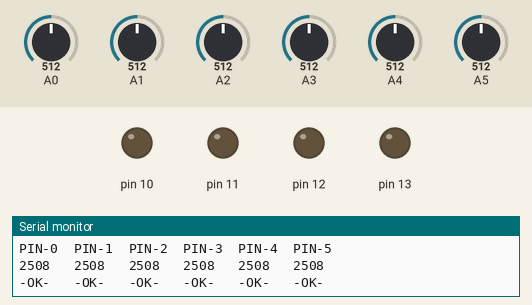
The sketch below on a simulated Arduino Uno, built with avr-gcc and run on an emulated ATmega328P. Shown: output pins drawn as LEDs (lit = HIGH), the last lines printed to the serial monitor. Inputs (shaded band) come from the test bench; at power-on: A0 = 512, A1 = 512, A2 = 512, A3 = 512, A4 = 512, A5 = 512.

Above: at 0.11 s.
At 0.3 s:
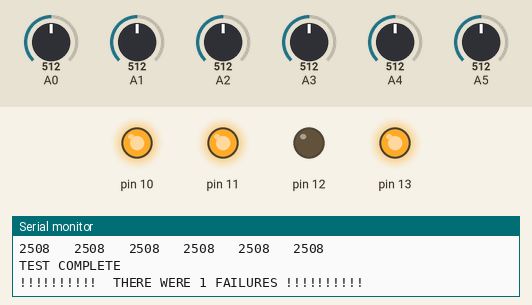
At 1.8 s:
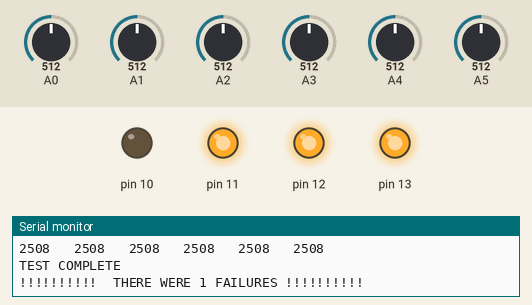
Timing chart, 0 to 3.0 s (numbered marks = the images above):
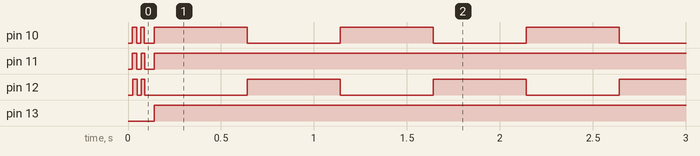

The sketch:

SelfTest.ino
```cpp
// from http://terryking.us/arduino-testing.htm
/* YourDuino Arduino Board TEST
 Tests all Arduino I/O and Analog pins for Source and Sink ability
 Tests Analog Read on A0..A5
 terry@yourduino.com
azaxev@gmail.com


 This test assumes that pins 0 (RX Data) and 1 (TX Data) are OK
 if programs can be loaded, and that pin 13 is OK if it's attached LED
 can be blinked. Pin 13 is not tested for current sink ability.

 This test works with a "Test Shield" that is plugged on top
 of the Arduino under test. This shield has a common isolated
 connection point. The Common Point has 17 220 ohm resistors
 connected to every digital pin from 2 to 12, and to every analog
 pin from 0 to 5. It also has two 100,000 ohm resistors which
 connect it to Ground and +5.0 volts, forming a voltage divider
 that sets the common point to 2.50 volts when all pins are in
 the reset high-impedance input condition. This is read by A0 to
 initially test if any of the pins are "stuck" or "leaking", which
 will pull the common point away from 2.50 volts

 Next, pins 3 thru A5 are tested by setting them High or Low against
 an opposite load presented by pin 2. Each pin must be able to
 source and sink at least 10 ma to bring the common point near 2.50 volts.
 If pin 2 fails, all other pins will fail.

 Next, A0 thru A5 are tested individually with voltages near 1.66, 2.50, 3.33volts
 and possibly others, using the resistors connected to the digital pins to
 make various voltage dividers.

 This design and software is licensed under a Creative Commons
 Attribution-Noncommercial-Share Alike 3.0 License:
 http://creativecommons.org/licenses/by-nc-sa/3
 */

/*-----( Declare Constants )-----*/

const  int    A2D_Delay    =  1; //ms delay for A-D to settle

const  word LowStuckResultOK     =  2400;
const  word HighStuckResultOK    =  2600;
const  word LowVoltResultOK      =  2300;
const  word HighVoltResultOK     =  2700;

/*-----( Declare Variables )-----*/

byte gTestPin;
word gMiliVolts;      // Result of AnalogRead 0..1023
int gFailCount;          // Count failures that occur
byte FailArray[20];    // Save Pass-Fail during a test
int FailArrayPtr;

void setup()   /****** SETUP: RUNS ONCE ******/
{
//  delay(500);
  Serial.begin(115200);
//  delay(500);
  Serial.println("Arduino Board Test");
//  Serial.println("YourDuino.com terry@yourduino.com");
//  delay(500);
//  LED13.blink(300, 4);  // "HI" in Morse code
//  delay(500);
//  LED13.blink(300, 2);

}//--(end setup )---

word analogReadMV(byte pin)
{
	return (word)(analogRead(pin)) * 49 / 10;
}

void printVolt()
{
//	Serial.print(gMiliVolts/1000);
//	Serial.print('.');
//	Serial.print(gMiliVolts%1000/10);
	Serial.print(gMiliVolts);
}

void loop()   /****** LOOP: RUNS CONSTANTLY ******/
{
  gFailCount = 0;
  Serial.println();
  Serial.println("--- TEST START ---");

//-------------( TEST 1 )---------------------------------------------
  Serial.println("TEST 001 - Any stuck pins??");
//  delay(500);
  gMiliVolts = analogReadMV(A0);
  Serial.print("VoltsRead = ");
  printVolt();

  if (gMiliVolts > LowStuckResultOK
    &&  gMiliVolts < HighStuckResultOK)
  {
    Serial.println("  -- OK!");
  }
  else
  {
    gFailCount ++;
    Serial.println("  ** STUCK OR LEAKY PIN FAIL ** ");
  }

//-----------------------( TEST 2 )--------------------------------
  Serial.println();
  Serial.println("TEST 002 - Digital Pins Source Current");
  pinMode(2, OUTPUT);      // Set Load pin to Output mode
  digitalWrite(2, LOW);              // Connect Low Load
  FailArrayPtr    =  0 ;

  //---------( Write the Digital Pin Labels )---------------
  WriteDigitalPinLabels();

  //------( Loop thru pins, testing )-----------
	for(gTestPin=3; gTestPin<=12; gTestPin++)
	{
		FailArrayPtr ++ ;

		pinMode(gTestPin, OUTPUT);      // Set tested pin to Output mode
		digitalWrite(gTestPin, HIGH);  // Pin Sources current HIGH
		delay(A2D_Delay);
		gMiliVolts = analogReadMV(A0);
		pinMode(gTestPin, INPUT);      // ReSet tested pin to Input mode

		printVolt();
		Serial.print("   ");

		if (gMiliVolts > LowVoltResultOK
		  &&  gMiliVolts < HighVoltResultOK)
		{
		  FailArray[FailArrayPtr]  = 0;
		}
		else
		{
		  FailArray[FailArrayPtr]  = 1;
		}

	}//END Loop thru Source Tests

  Serial.println();
  WriteDigitalPassFail();


//--------------------( TEST 3 )----------------------------------------

  Serial.println("\nTEST 003 - Digital Pins Sink Current");
  pinMode(2, OUTPUT);      // Set Load pin to Output mode
  digitalWrite(2, HIGH);              // Connect HIGH Load
  FailArrayPtr    =  0 ;

  //---------( Write the Digital Pin Labels )------------
  WriteDigitalPinLabels();

  //------( Loop thru pins, testing )-----------
	for(gTestPin=3; gTestPin<=12; gTestPin++)
	{
		FailArrayPtr ++ ;

		pinMode(gTestPin, OUTPUT);      // Set tested pin to Output mode
		digitalWrite(gTestPin, LOW);  // Pin Sinks current LOW
		delay(A2D_Delay);
		gMiliVolts = analogReadMV(A0);
		pinMode(gTestPin, INPUT);      // ReSet tested pin to Input mode

		printVolt();
		Serial.print("   ");

		if (gMiliVolts > LowVoltResultOK
		  &&  gMiliVolts < HighVoltResultOK)
		{
		  FailArray[FailArrayPtr]  = 0;
		}
		else
		{
		  FailArray[FailArrayPtr]  = 1;
		}

	}//END Loop thru Source Tests

  Serial.println();
  WriteDigitalPassFail();


//-------------------------( TEST 4 )----------------------------------------
  Serial.println();
  Serial.println("TEST 004 - Analog Pins Source Current");
  pinMode(2, OUTPUT);      // Set Load pin to Output mode
  digitalWrite(2, LOW);              // Connect Low Load

  WriteAnalogPinLabels();

	for(gTestPin=3; gTestPin<=12; gTestPin++)
	{
		FailArrayPtr ++ ;

		pinMode(gTestPin, OUTPUT);      // Set tested pin to Output mode
		digitalWrite(gTestPin, HIGH);  // Pin Sources current HIGH
		delay(A2D_Delay);
		gMiliVolts = analogReadMV(A0);
		pinMode(gTestPin, INPUT);      // ReSet tested pin to Input mode
		printVolt();
		Serial.print("   ");

		if (gMiliVolts > LowVoltResultOK
		  &&  gMiliVolts < HighVoltResultOK)
		{
		  FailArray[FailArrayPtr]  = 0;
		}
		else
		{
		  FailArray[FailArrayPtr]  = 1;
		}

	}
  Serial.println();
  WriteAnalogPassFail();

  /*---------( TEST 5 )----------------------*/

  Serial.println("\nTEST 005 - Analog Pins Sink Current");
  pinMode(2, OUTPUT);      // Set Load pin to Output mode
  digitalWrite(2, HIGH);              // Connect HIGH Load

  WriteAnalogPinLabels();

	for(gTestPin=3; gTestPin<=12; gTestPin++)
	{
		FailArrayPtr ++ ;

		pinMode(gTestPin, OUTPUT);      // Set tested pin to Output mode
		digitalWrite(gTestPin, LOW);    // Pin Sinks current LOW
		delay(A2D_Delay);
		gMiliVolts = analogReadMV(A0);
		pinMode(gTestPin, INPUT);      // ReSet tested pin to Input mode
		printVolt();
		Serial.print("   ");

		if (gMiliVolts > LowVoltResultOK
		  &&  gMiliVolts < HighVoltResultOK)
		{
		  FailArray[FailArrayPtr]  = 0;
		}
		else
		{
		  FailArray[FailArrayPtr]  = 1;
		}

	}

  Serial.println();
  WriteAnalogPassFail();


  /*---------( TEST 6 )----------------------*/
  Serial.println();
  Serial.println("TEST 006 - Analog Pins A0 to A5: A to D (About 2.50 V)");
  pinMode(2, OUTPUT);      // Set Load pin to Output mode
  digitalWrite(2, HIGH);              // Connect HIGH Load
  pinMode(3, OUTPUT);      // Set Load pin to Output mode
  digitalWrite(3, LOW);              // Connect LOW Load

  WriteAnalogVoltLabels();

  for (  gTestPin = A0;
         gTestPin <= A5;
         gTestPin ++)
  {// Loop thru Analog Tests
    delay(A2D_Delay);
    gMiliVolts = analogReadMV(gTestPin);
    printVolt();
    FailArray[FailArrayPtr]= (gMiliVolts > 2250 && gMiliVolts < 2750) ? 0 : 1;
    Serial.print("   ");
  }// END Loop thru Analog Tests
  Serial.println();
  WriteAnalogPassFail();

  /*---------( TEST 7 )----------------------*/
  Serial.println();
  Serial.println();
  Serial.println("TEST 007 - Analog Pins A0 to A5: A to D (About 3.33 V)");
  pinMode(4, OUTPUT);      // Set Load pin to Output mode
  digitalWrite(4, HIGH);              // Connect 2nd Resistor

  WriteAnalogVoltLabels();

  for (  gTestPin = A0;
         gTestPin <= A5;
         gTestPin ++)
  {// Loop thru Analog Tests
    delay(A2D_Delay);
    gMiliVolts = analogReadMV(gTestPin);
    printVolt();
    FailArray[FailArrayPtr]= (gMiliVolts > 2997 && gMiliVolts < 3663) ? 0 : 1;
    Serial.print("   ");
  }// END Loop thru Analog Tests
  Serial.println();
  WriteAnalogPassFail();


  /*---------( TEST 8 )----------------------*/
  Serial.println();
  Serial.println();
  Serial.println("TEST 008 - Analog Pins A0 to A5: A to D (About 1.66 V)");
  pinMode(4, OUTPUT);      // Set Load pin to Output mode
  digitalWrite(4, LOW);              // Connect 2nd Resistor

  WriteAnalogVoltLabels();

  for (  gTestPin = A0;
         gTestPin <= A5;
         gTestPin ++)
  {// Loop thru Analog Tests
    delay(A2D_Delay);
    gMiliVolts = analogReadMV(gTestPin);
    printVolt();
    FailArray[FailArrayPtr]= (gMiliVolts > 1494 && gMiliVolts < 1826) ? 0 : 1;
    Serial.print("   ");
  }// END Loop thru Analog Tests

  //----------( End Test Digital and Analog Ports: Reset everything)-------
  pinMode(2, INPUT);      // Reset Load pin to Input mode
  pinMode(3, INPUT);      // Reset Load pin to Input mode
  pinMode(4, INPUT);      // Reset Load pin to Input mode
  MCUCR |= ( 1 << PUD ); //Disable all Pullups

  /*------------( TEST COMPLETE )----------------*/
  Serial.println();
  Serial.println("TEST COMPLETE");
  if (gFailCount > 0)
  {
    Serial.print("!!!!!!!!!!  THERE WERE ");
    Serial.print(gFailCount, DEC);
    Serial.print(" FAILURES !!!!!!!!!!");
  }
  Serial.println();

    pinMode(13, OUTPUT);
    pinMode(10, OUTPUT);
    pinMode(11, OUTPUT);
    pinMode(12, OUTPUT);
    digitalWrite(13, HIGH);
    for(;;)
    {
        digitalWrite(10, HIGH);
        digitalWrite(11, gFailCount ? HIGH : LOW);
        digitalWrite(12, gFailCount ? LOW : HIGH);
        delay(500);
        digitalWrite(10, LOW);
        digitalWrite(11, HIGH);
        digitalWrite(12, HIGH);
        delay(500);
    }
  //--(end main loop )---
}
//----------------( Declare User-written Functions )--------------------------

void WriteDigitalPinLabels()
{
  //---------( Write the Digital Pin Labels )---------------------
  for (  gTestPin = 3;
         gTestPin <= 12;
         gTestPin ++)
  {//Write the label strings
    Serial.print("PIN-");
    Serial.print(gTestPin, DEC);
    Serial.print(gTestPin < 10 ? "  " : " ");
  }// Write Labels
  Serial.println();
}

void WriteAnalogPinLabels()
{
  //---------( Write the Analog Pin Labels )---------------------
  for (  gTestPin = A1;
         gTestPin <= A5;
         gTestPin ++)
  {//Write the label strings
    Serial.print("PIN-");
    Serial.print(gTestPin-14 , DEC);
    Serial.print("  ");
  }// Write Labels
  Serial.println();
}


void WriteAnalogVoltLabels()
{
  //---------( Write the Analog Pin Labels )---------------------
  for (  gTestPin = A0;
         gTestPin <= A5;
         gTestPin ++)
  {//Write the label strings
    Serial.print("PIN-");
    Serial.print(gTestPin -14 , DEC);
    Serial.print("  ");
  }// Write Labels
  Serial.println();
}

//--------( Write the Digital Pin PASS-FAIL Strings )----------------------
void WriteDigitalPassFail()
{
  FailArrayPtr   = 0;
  for (  gTestPin = 3;
         gTestPin <= 12;
         gTestPin ++)
  {//Write the PASS-FAIL strings
    FailArrayPtr ++;
    if   (FailArray[FailArrayPtr]  == 1)  // Was a Fail
    {
        gFailCount ++;
      Serial.print("FAIL   ");
    }
    else
    {
      Serial.print("-OK-   ");
    }

  }// Write PASS-FAIL
  Serial.println();
}//End  WriteDigitalPassFail


//--------( Write the Analog Pin PASS-FAIL Strings )----------------------
void WriteAnalogPassFail()
{
  FailArrayPtr   = 0;
  for (  gTestPin = A0;
         gTestPin <= A5;
         gTestPin ++)
  {//Write the PASS-FAIL strings
    FailArrayPtr ++;
    if   (FailArray[FailArrayPtr]  == 1)  // Was a Fail
    {
        gFailCount ++;
      Serial.print("FAIL   ");
    }
    else
    {
      Serial.print("-OK-   ");
    }

  }// Write PASS-FAIL
  Serial.println();
}//End  WriteDigitalPassFail


//*********( THE END )***********
```

Measured:
- by itself, pin 10: goes HIGH 0.02 s, LOW 0.02 s, HIGH 0.02 s, LOW 0.05 s, 129 × (HIGH 0.50 s, LOW 0.50 s), HIGH 0.50 s, then LOW
- by itself, pin 11: alternates HIGH for 0.02 s and LOW for 0.04 s, 5 changes in all, then stays HIGH
- by itself, pin 12: goes HIGH 0.02 s, LOW 0.02 s, HIGH 0.02 s, 129 × (LOW 0.55 s, HIGH 0.50 s), LOW 0.50 s, then HIGH
- by itself, pin 13: LOW → HIGH at 0.14 s
